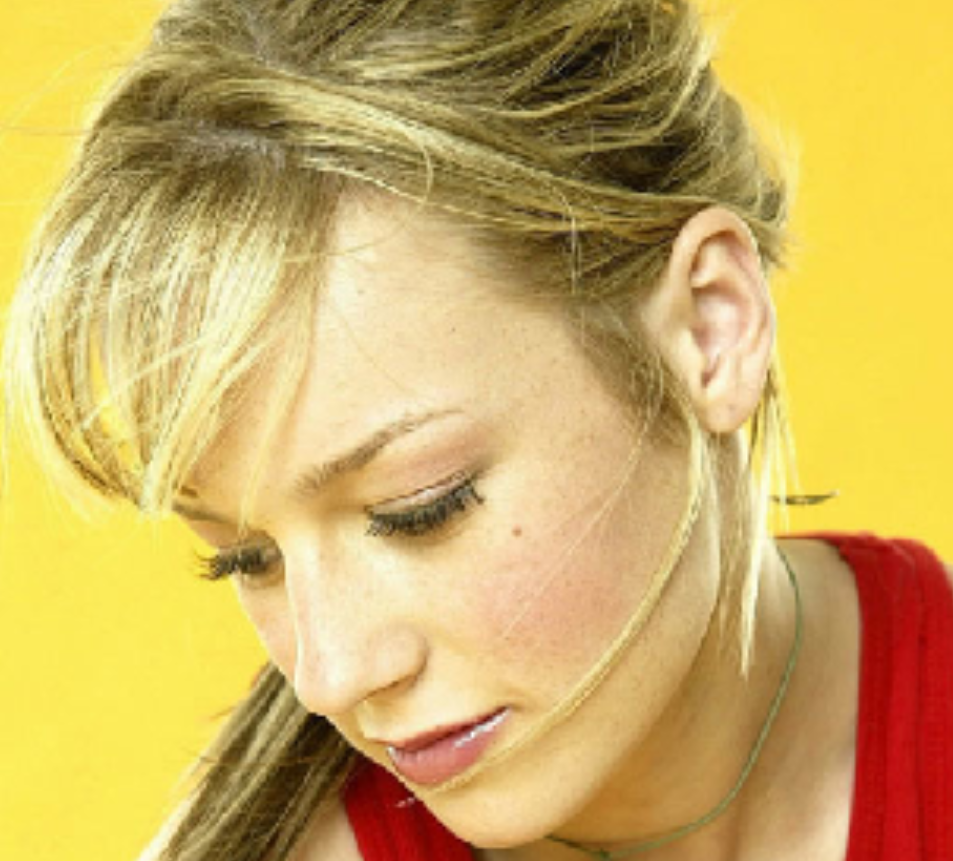
//> input picture denoise/bilateral_filter/images/woman_2.png, 953 x 861 px
$ ./bilateral_filter   (built with g++ and OpenCV 4)
//> lines starting //> are read from the running program, lines starting //| are printed output that depends on the picture
// C++
#include <assert.h>
#include <cmath>
#include <string>
#include <vector>
#include <chrono>
#include <iostream>
#include <typeinfo>
#include <functional>
#include <algorithm>
// OpenCV
#include <opencv2/core.hpp>
#include <opencv2/highgui.hpp>
#include <opencv2/imgproc.hpp>


namespace {
	void show(const cv::Mat& image, const std::string& title) {
		cv::imshow(title, image);
		cv::waitKey(0);
		cv::destroyAllWindows();
	}

	std::string string_replace(const std::string& origin_path, const char* src, const char* des) {
		std::string result(origin_path.c_str());
		const int pos = result.find(src);
		if(pos != -1)
			result.replace(pos, std::strlen(src), des);
		return result;
	}

	// 计算运行时间
	void run(const std::function<void()>& work=[]{}, const std::string message="") {
        auto start = std::chrono::steady_clock::now();
        work();
        auto finish = std::chrono::steady_clock::now();
        auto duration = std::chrono::duration_cast<std::chrono::milliseconds>(finish - start);
        std::cout << message << " " << duration.count() << " ms" <<  std::endl;
    }

    // 依据 typeid 输出变量数据类型
    template<typename T>
	void print_datatype(T var_) {
		std::cout << typeid(var_).name() << std::endl;
	}

	// 做填充
	cv::Mat make_pad(const cv::Mat& source, const int pad_H, const int pad_W) {
		cv::Mat padded_image;
		cv::copyMakeBorder(source, padded_image, pad_H, pad_H, pad_W, pad_W, cv::BORDER_REPLICATE);
		return padded_image;
	}
}


// 顺便写一下高斯滤波
// 双边滤波
cv::Mat gaussi_filter(
		const cv::Mat& noise_image, const int window_size, const double space_variance) {
	// 检查合理性
	const int H = noise_image.rows;
	const int W = noise_image.cols;
	const int C = noise_image.channels();
	const int pad_size = (window_size - 1) >> 1;
	// std::cout << H << ", " << W << ", " << C << ", " << pad_size << "\n";
	// 对边缘填充
	const auto padded_image = make_pad(noise_image, pad_size, pad_size);
	// std::cout << "step  " << padded_image.step << std::endl;

	// 结果图像
	auto result = noise_image.clone();

	// 获取 distance filter 模板
	const int half_size = (window_size - 1) >> 1;
	const int space_size = window_size * window_size;
	std::vector<double> space_table(space_size);
	std::vector<int> space_offset(space_size);
	int maxk = 0;
	const int space_variance_2 = - 0.5 / (space_variance * space_variance);
	// (以最中心的点为参照点, 计算其他点的空间权重, 以及在图像中的像素偏移值)
	for(int i = -half_size;i <= half_size; ++i) {
		for(int j = -half_size;j <= half_size; ++j) {
			space_table[maxk] = std::exp(space_variance_2 * (i * i + j * j));
			space_offset[maxk] = i * padded_image.step + j * C;
			++maxk;
		}
	}

	// 只是把 vector 换成指针的形式, 就这样 ? iterater 真的慢
	double* space_ptr = &space_table[0];
	int *offset_ptr = &space_offset[0];

	// 遍历图像中每一个点, 然后滤波
		for(int i = 0;i < H; ++i) {
		// 从有效的滤波中心开始算, pad_size 行空的, 加上现在是有效图像第 i 行的数据, 当前第 i 行处在 pad_size 位置
		const uchar* row_ptr = padded_image.data + (i + pad_size) * padded_image.step + pad_size * C;
		uchar* result_row_ptr = result.data + i * result.step;
		for(int j = 0;j < W * 3; j += 3) {
			double sum_b = 0, sum_g = 0, sum_r = 0;
			double norm_b = 0, norm_g = 0, norm_r = 0;
			// 遍历窗口(滤波核) 主要计算量就在这里
			for(int k = 0;k < maxk; ++k) {
				const uchar* cur_ptr = row_ptr + j + offset_ptr[k];

				const int __b = cur_ptr[0];
				const double w_b = space_ptr[k];
				sum_b += __b * w_b;
				norm_b += w_b;

				const int __g = cur_ptr[1];
				const double w_g = space_ptr[k];
				sum_g += __g * w_g;
				norm_g += w_g;

				const int __r = cur_ptr[2];
				const double w_r = space_ptr[k];
				sum_r += __r * w_r;
				norm_r += w_r;
			}
			// 更新到结果图像上
			result_row_ptr[j] = (uchar)cvRound(sum_b / norm_b);
			result_row_ptr[j + 1] = (uchar)cvRound(sum_g / norm_g);
			result_row_ptr[j + 2] = (uchar)cvRound(sum_r / norm_r);
		}
	}

	return result;
}


uchar cv_round(const double data) {
    int temp = int(data);
    if(temp < 0) temp = 0;
    else if(temp > 255) temp = 255;
    return (uchar)temp;
}


// 双边滤波
cv::Mat bilateral_filter(
		const cv::Mat& noise_image, const int window_size,
		const double value_variance, const double space_variance) {
	// 检查合理性
	const int H = noise_image.rows;
	const int W = noise_image.cols;
	const int C = noise_image.channels();
	const int pad_size = (window_size - 1) >> 1;
	// std::cout << H << ", " << W << ", " << C << ", " << pad_size << "\n";
	// 对边缘填充
	const auto padded_image = make_pad(noise_image, pad_size, pad_size);
	// std::cout << "step  " << padded_image.step << std::endl;

	// 结果图像
	auto result = noise_image.clone();

	// 获取 range filter 模板
	const int value_range = C * 256;
	std::vector<double> value_table(value_range);
	const double value_variance_2 = 1.0 / (value_variance * value_variance);
	for(int i = 0;i < value_range; ++i)
		value_table[i] = std::exp(- 0.5 * value_variance_2 * i * i);

	// 获取 distance filter 模板
	const int half_size = (window_size - 1) >> 1;
	const int space_size = window_size * window_size;
	std::vector<double> space_table(space_size);
	std::vector<int> space_offset(space_size);
	int maxk = 0;
	const double space_variance_2 = - 0.5 / (space_variance * space_variance);
	// (以最中心的点为参照点, 计算其他点的空间权重, 以及在图像中的像素偏移值)
	for(int i = -half_size;i <= half_size; ++i) {
		for(int j = -half_size;j <= half_size; ++j) {
			space_table[maxk] = std::exp(space_variance_2 * (i * i + j * j));
			space_offset[maxk] = i * padded_image.step + j * C;
			++maxk;
		}
	}


	// 只是把 vector 换成指针的形式, 就这样 ? iterater 真的慢
	double* value_ptr = &value_table[0];
	double* space_ptr = &space_table[0];
	int *offset_ptr = &space_offset[0];

	// 遍历图像中每一个点, 然后滤波
	for(int i = 0;i < H; ++i) {
		// 从有效的滤波中心开始算, pad_size 行空的, 加上现在是有效图像第 i 行的数据, 当前第 i 行处在 pad_size 位置
		const uchar* row_ptr = padded_image.data + (i + pad_size) * padded_image.step + pad_size * C;
		uchar* result_row_ptr = result.data + i * result.step;
		for(int j = 0;j < W; ++j) {
			double sum_b = 0, sum_g = 0, sum_r = 0;
			double norm_b = 0, norm_g = 0, norm_r = 0;
			// 中心像素的下标是 j
			const int J = j * 3;
			const int b = row_ptr[J];
			const int g = row_ptr[J + 1];
			const int r = row_ptr[J + 2];
			// 遍历窗口(滤波核) 主要计算量就在这里
			for(int k = 0;k < maxk; ++k) {
				const uchar* cur_ptr = row_ptr + J + offset_ptr[k];

				const int __b = cur_ptr[0];
				const double w_b = space_ptr[k] * value_ptr[std::abs(b - __b)];
				sum_b += __b * w_b;
				norm_b += w_b;

				const int __g = cur_ptr[1];
				const double w_g = space_ptr[k] * value_ptr[std::abs(g - __g)];
				sum_g += __g * w_g;
				norm_g += w_g;

				const int __r = cur_ptr[2];
				const double w_r = space_ptr[k] * value_ptr[std::abs(r - __r)];
				sum_r += __r * w_r;
				norm_r += w_r;
			}
			// 更新到结果图像上
			result_row_ptr[J] = cv::saturate_cast<uchar>(sum_b / norm_b);
			result_row_ptr[J + 1] = cv::saturate_cast<uchar>(sum_g / norm_g);
			result_row_ptr[J + 2] = cv::saturate_cast<uchar>(sum_r / norm_r);
		}
	}
	return result;
}


int main() {
	// 读取原始图像
	const std::string image_path("./images/woman_2.png");
	auto noise_image = cv::imread(image_path);
//> noise_image is the input picture: 861 rows x 953 cols, CV_8UC3; mean B, G, R 98, 173.8, 204.5
	// Resize
	// cv::resize(noise_image, noise_image, {224, 224});

	// 保存结果
	cv::Mat opencv_result, bilateral_result, gaussi_result;

	// opencv 的双边滤波
	run([&](){
		cv::bilateralFilter(noise_image, opencv_result, 23, 10, 30);
	}, "opencv  :  ");


	run([&](){
		gaussi_result = gaussi_filter(noise_image, 23, 30);
	}, "gaussi  :  ");
//> in make_pad, `cv::copyMakeBorder(source, padded_image, pad_H, pad_H, pad_W, pad_W, c..`:
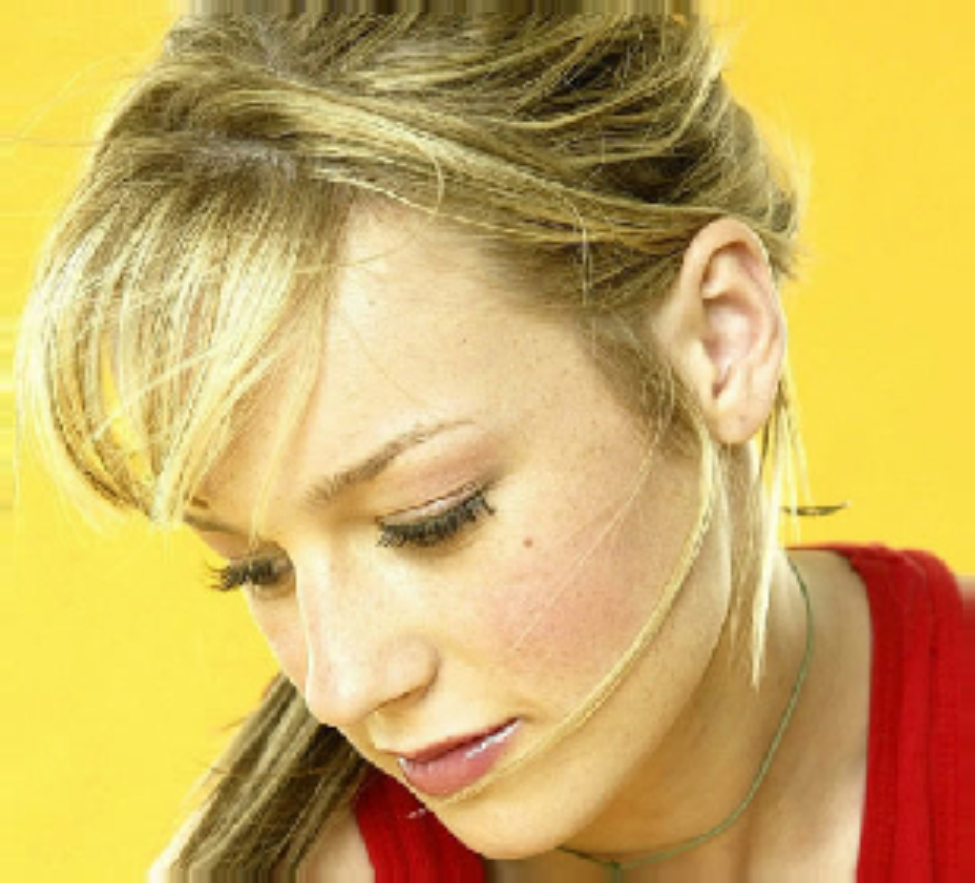
//> padded_image: 883 rows x 975 cols, CV_8UC3; mean B, G, R 96.7, 173.4, 204.6
//> the loop in gaussi_filter, `for(int i = -half_size;i <= half_size; ++i)` made 23 passes
//> maxk on passes 1 to 12: 23, 46, 69, 92, 115, 138, 161, 184, 207, 230, 253, 276
//> after the loop in gaussi_filter, `for(int i = -half_size;i <= half_size; ++i)`: space_table = 529 values from 1 to 1; space_offset = 529 values from -32208 to 32208; maxk = 529
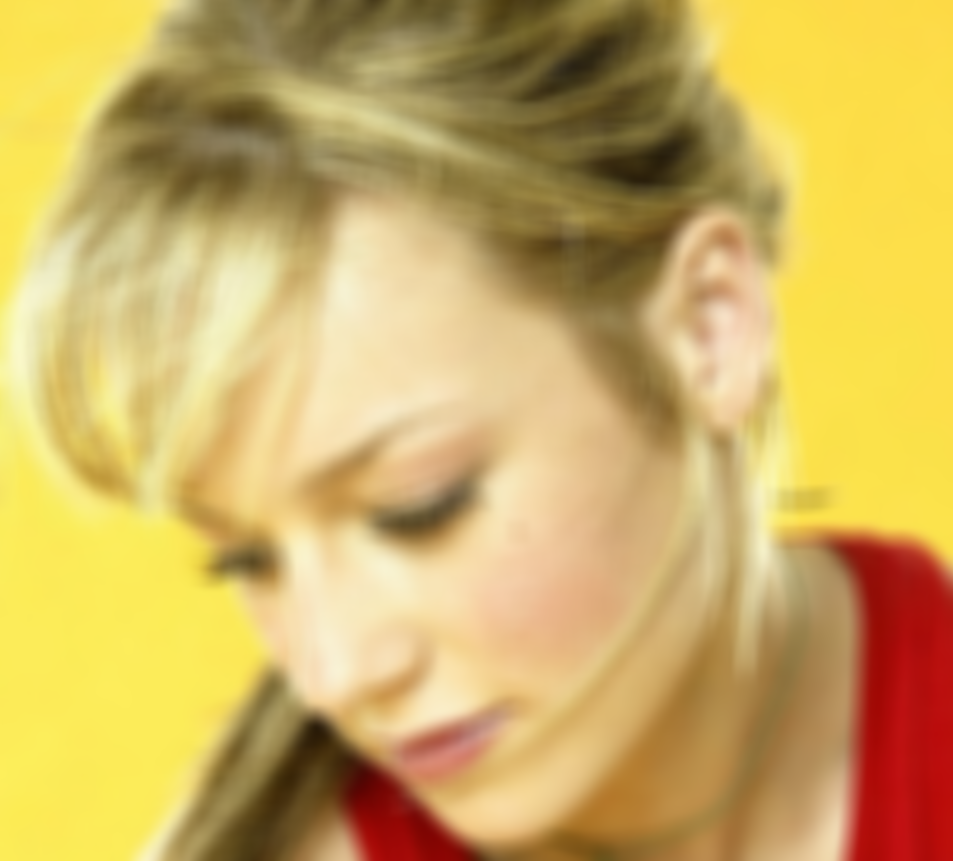
//> gaussi_result: 861 rows x 953 cols, CV_8UC3; mean B, G, R 98, 173.8, 204.5

	// 准备双边滤波的参数
	const int window_size = 23;
	const double space_variance = 30;
	const double value_variance = 10;
	// 双边滤波
	run([&](){
		bilateral_result = bilateral_filter(noise_image, window_size, value_variance, space_variance);
	}, "self  :  ");
//> the loop in bilateral_filter, `for(int i = -half_size;i <= half_size; ++i)` made 23 passes
//> after the loop in bilateral_filter, `for(int i = -half_size;i <= half_size; ++i)`: space_table = 529 values, max 1 at index 264, min 0.874 at index 0, mean 0.953; space_offset = 529 values from -32208 to 32208; maxk = 529

	// 后续处理
	const std::string save_path = string_replace(image_path, ".png", "_bilateral_filter.png");
	// show(bilateral_result, save_path);
	cv::imwrite(save_path, bilateral_result);
	return 0;
}

$ run again, with denoise/bilateral_filter/images/woman_1_comparison.png copied over denoise/bilateral_filter/images/woman_2.png
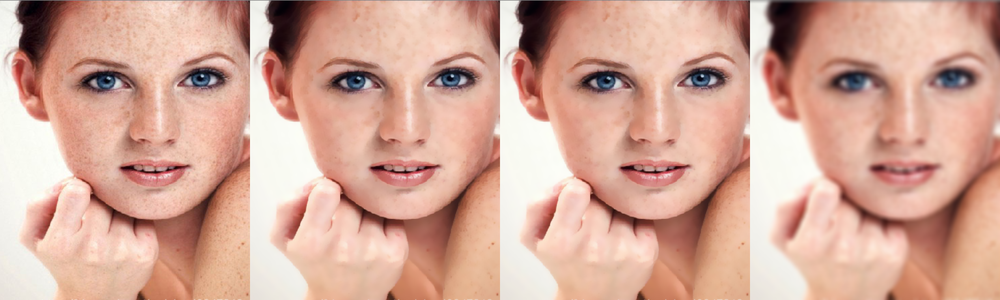
//> input picture denoise/bilateral_filter/images/woman_1_comparison.png, 1000 x 300 px, shrunk from 3536 x 1060 before the run
//> noise_image is the input picture: 300 rows x 1000 cols, CV_8UC3; mean B, G, R 152.8, 168.7, 212.4
//> in make_pad, `cv::copyMakeBorder(source, padded_image, pad_H, pad_H, pad_W, pad_W, c..`:
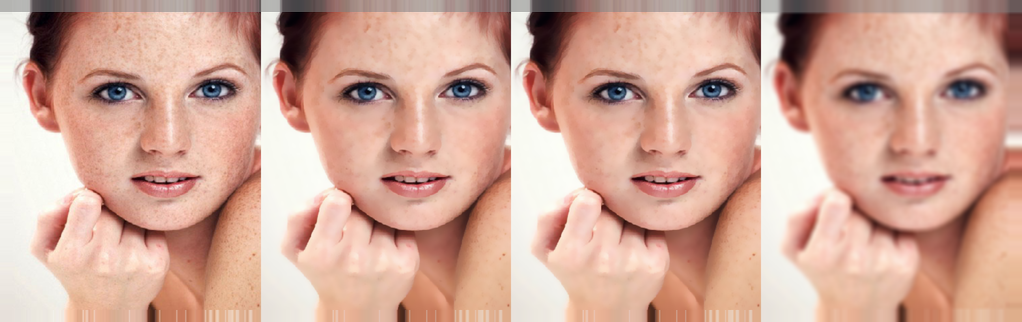
//> padded_image: 322 rows x 1022 cols, CV_8UC3; mean B, G, R 152.6, 168.3, 210.8
//> the loop in gaussi_filter, `for(int i = -half_size;i <= half_size; ++i)` made 23 passes
//> maxk on passes 1 to 8: 23, 46, 69, 92, 115, 138, 161, 184
//> after the loop in gaussi_filter, `for(int i = -half_size;i <= half_size; ++i)`: space_table = 529 values from 1 to 1; space_offset = 529 values from -33759 to 33759; maxk = 529
//> `run([&](){ gaussi_result = gaussi_filter(noise_image, 23, 30); }, "gau..`:
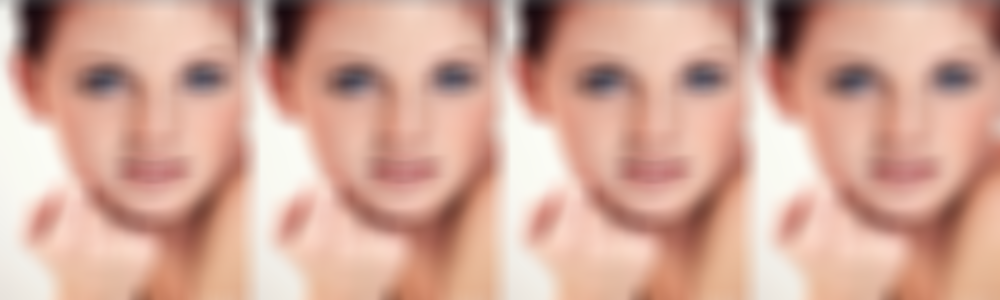
//> gaussi_result: 300 rows x 1000 cols, CV_8UC3; mean B, G, R 152.9, 168.7, 212.2
//> the loop in bilateral_filter, `for(int i = -half_size;i <= half_size; ++i)` made 23 passes
//> after the loop in bilateral_filter, `for(int i = -half_size;i <= half_size; ++i)`: space_table = 529 values, max 1 at index 264, min 0.874 at index 0, mean 0.953; space_offset = 529 values from -33759 to 33759; maxk = 529
